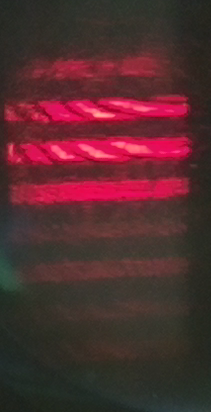
#> input picture OpenCV2/opencv_frame_1.png, 211 x 412 px
$ python 1.-Reading_Writing.py
#> lines starting #> are read from the running program, lines starting #| are printed output that depends on the picture; after the words box and inside, x2 and y2 are one past the last pixel; in counts of white or black regions, pixels touching at a corner belong together
import cv2
# The function cv2.imread() is used to read an image from the the working directory
# Alternatively, you should provide a full path of the image:
# Load OpenCV logo image (in this case from the working directoy):
img = cv2.imread('opencv_frame_1.png')
#> img is the input picture: shape (412, 211, 3); mean B, G, R 47.5, 44.1, 82.9

# To get the dimensions of the image use img.shape
# img.shape returns a tuple of number of rows, columns and channels (if a colour image)
# If image is grayscale, img.shape returns a tuple of number of rows and columns.
# So,it can be used to check if loaded image is grayscale or color image.
# Get the shape of the image:
dimensions = img.shape
#> dimensions = (412, 211, 3)
print('dimensions:',dimensions)
#| dimensions: (412, 211, 3)
# Total number of elements is obtained by img.size:
total_number_of_elements = img.size
#> total_number_of_elements = 260796
print('total numeber of elements:',total_number_of_elements)
#| total numeber of elements: 260796

# Image datatype is obtained by img.dtype.
# img.dtype is very important because a large number of errors is caused by invalid datatype
# Get the image datatype:
image_dtype = img.dtype
print('image type:', image_dtype)
#| image type: uint8

# The function cv2.imshow() is used to display an image in a window
# The first argument of this function is the window name
# The second argument of this function is the image to be shown.
# Each created window should have different window names.
# Show original image:
cv2.imshow("original image", img)
# The function cv2.waitKey(), which is a keyboard binding function, waits for any keyboard event.# This function waits the value indicated by the argument (in milliseconds). # If any keyboard event is produced in this period of time, the program continues its execution# If the value of the argument is 0, the program waits indefinitely until a keyboard event is produced:
cv2.waitKey(0)
# A pixel value can be accessed by row and column coordinates.# In case of BGR image, it returns an array of (Blue, Green, Red) values.# Get the value of the pixel (x=40, y=6):
(b, g, r) = img[6, 40]
#> b = 38; g = 43; r = 43
# We can only  access one channel at a time.
# In this case, we will use row, column and the index of the desired channel for indexing.
# Get only blue value of the pixel (x=40, y=6):
b = img[6, 40, 0]
print(b)
#| 38

# The pixel values can be also modified in the same way - (b, g, r) format:
img[6, 40] = (0, 0, 255)
#> img: shape (412, 211, 3); under 0.01% of pixels changed, all inside (x1, y1, x2, y2) = (40, 6, 41, 7)
# In this case, we get the top left corner of the image:
top_left_corner = img[0:50, 0:50]
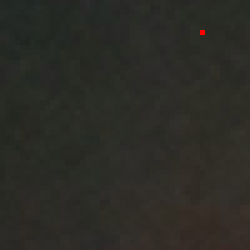
#> top_left_corner: shape (50, 50, 3) (shown 5 times larger); mean B, G, R 38.4, 43.4, 44.3
